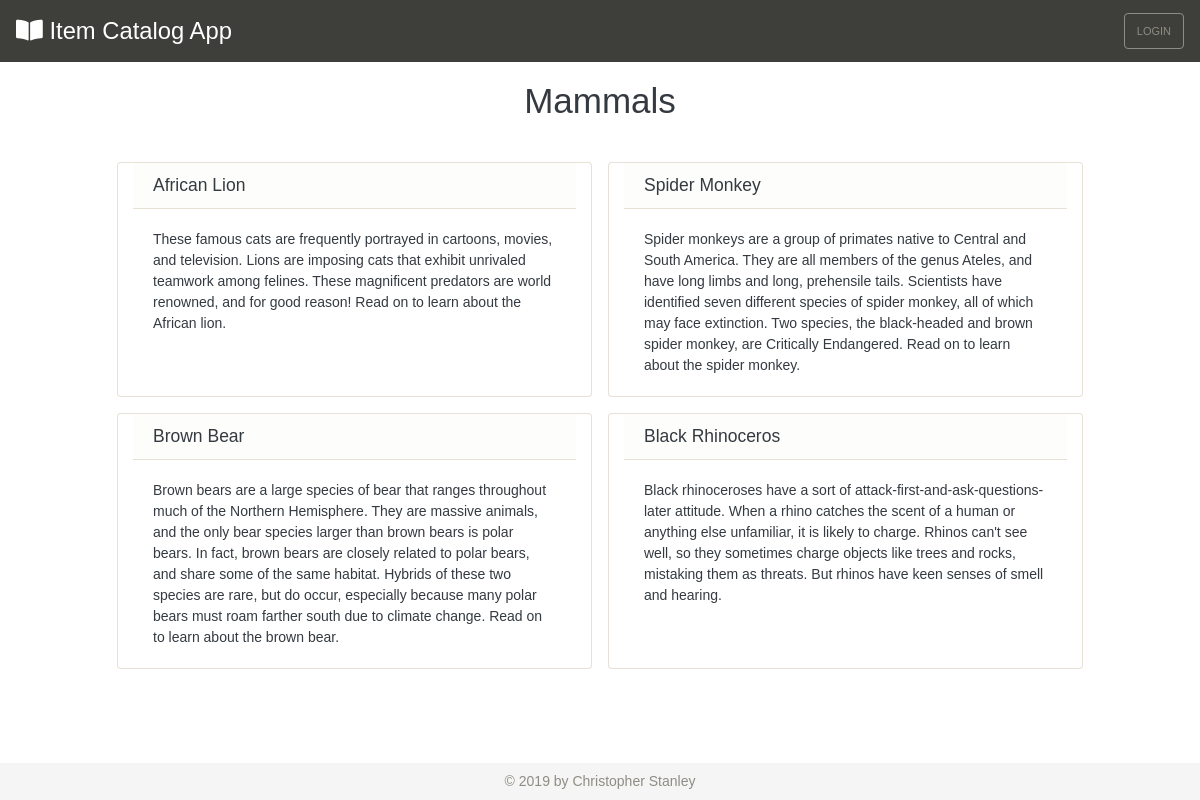
/categories/13/, run on the app's committed database.
### database_setup.py (models this page shows, shortened)
class Category(Base):
    __tablename__ = 'category'
    name = Column(String(80), nullable = False)
    id = Column(Integer, primary_key = True)
    user_id = Column(Integer, ForeignKey('user.id'))
    user = relationship(User)

class Item(Base):
    __tablename__ = 'item'
    name = Column(String(80), nullable = False)
    id = Column(Integer, primary_key = True)
    description = Column(String(250))
    category_id = Column(Integer, ForeignKey('category.id'))
    category = relationship(Category)
    user_id = Column(Integer, ForeignKey('user.id'))
    user = relationship(User)

### project.py (the view)
@app.route('/categories/<int:category_id>/')
def showItems(category_id):
    category = session.query(Category).filter_by(id = category_id).one()
    creator = getUserInfo(category.user_id)
    items = session.query(Item).filter_by(category_id = category_id)
    if 'username' not in login_session or creator.id != login_session['user_id']:
        if 'username' in login_session:
            user = getUserInfo(login_session['user_id'])
            return render_template('publicitems.html', items = items, category = category, creator = creator, user = user)
        else:
            return render_template('publicitems.html', items = items, category = category, creator = creator)
    else:
        user = getUserInfo(login_session['user_id'])
        return render_template('items.html', items = items, category = category, creator = creator, user = user)

### project.py (called while the page is built)
def getUserInfo(user_id):
    user = session.query(User).filter_by(id = user_id).one()
    return user

### templates/publicitems.html (shortened to what this page needs)
{% extends "base.html" %}
{% block content %}
<div class="row mt-2">
    <div class="col-12">
        <h1 class="text-center">{{ category.name }}</h1>
    </div>
</div>
<div class="row justify-content-center mt-4">
    {% for i in items %}
    <div class="card col-md-5 col-12 m-2">
        <h5 class="card-header">{{ i.name }}</h5>
        <div class="card-body">
            <p class="card-text">{{ i.description }}</p>
        </div>
    </div>
    {% endfor %}
</div>
{% endblock %}

### static/styles.css (style rules this page uses)
html #body { font-family: 'Concert One', sans-serif; color: #343a40; height: 100vh; }

### data on the page
Category: name "Mammals"
Item: name "African Lion", description "These famous cats are frequently portrayed in cartoons, movies, and television. Lions are imposing cats that exhibit unrivaled teamwork among felines. These magnificent predators are world renowned, and for good reason! Read on to learn about the African lion."
Item: name "Spider Monkey", description "Spider monkeys are a group of primates native to Central and South America. They are all members of the genus Ateles, and have long limbs and long, prehensile tails. Scientists have identified seven different species of spider monkey, all of which may face extinction. Two species, the black-headed and brown spider monkey, are Critically Endangered. Read on to learn about the spider monkey."
Item: name "Brown Bear", description "Brown bears are a large species of bear that ranges throughout much of the Northern Hemisphere. They are massive animals, and the only bear species larger than brown bears is polar bears. In fact, brown bears are closely related to polar bears, and share some of the same habitat. Hybrids of these two species are rare, but do occur, especially because many polar bears must roam farther south due to climate change. Read on to learn about the brown bear."
Item: name "Black Rhinoceros", description "Black rhinoceroses have a sort of attack-first-and-ask-questions-later attitude. When a rhino catches the scent of a human or anything else unfamiliar, it is likely to charge. Rhinos can't see well, so they sometimes charge objects like trees and rocks, mistaking them as threats. But rhinos have keen senses of smell and hearing."
